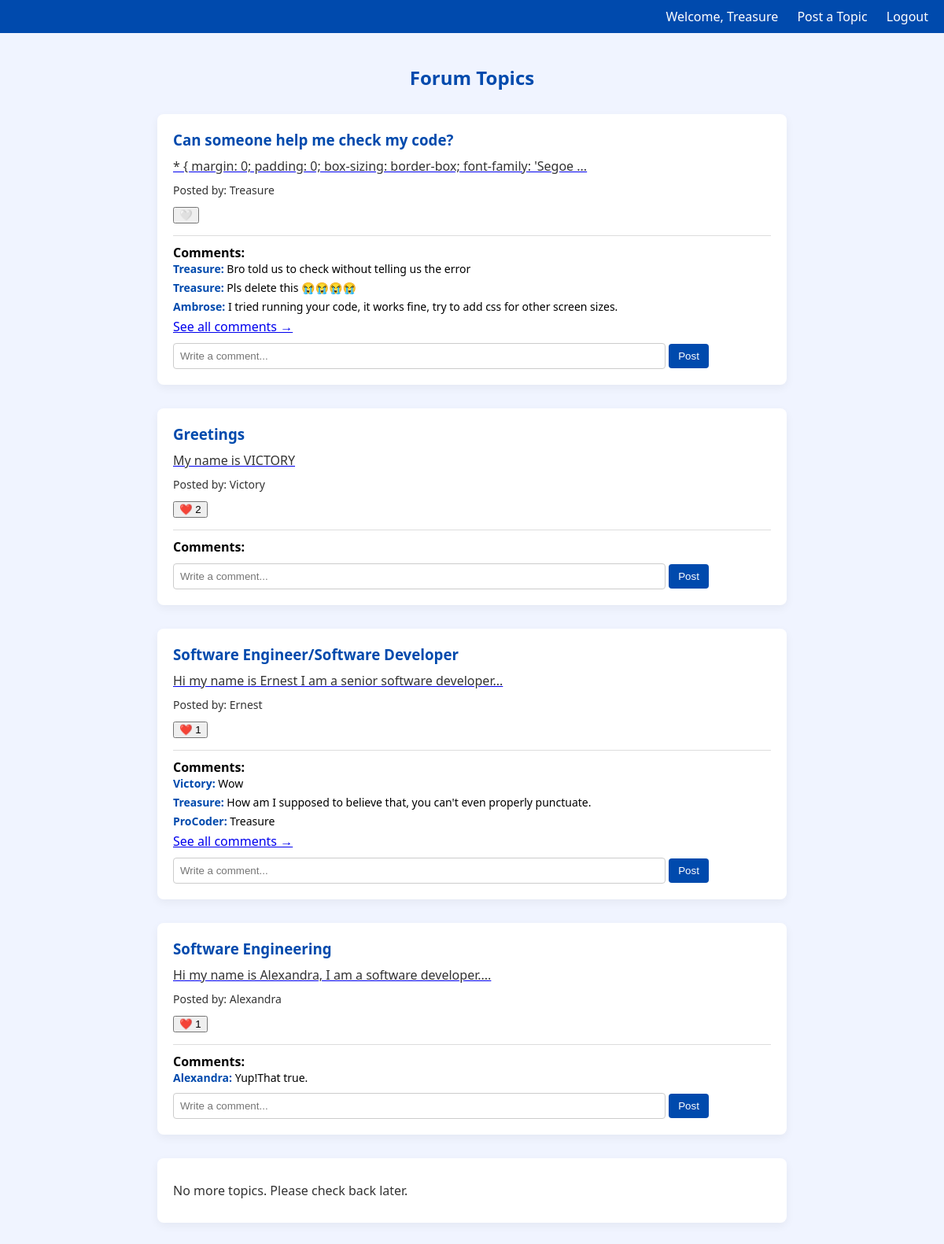
The page /home (signed in) on the database its author committed.
### tables this page shows
CREATE TABLE topics (
                        id INTEGER PRIMARY KEY AUTOINCREMENT,
                        username TEXT,
                        title TEXT,
                        content TEXT);

CREATE TABLE comments (
                        id INTEGER PRIMARY KEY AUTOINCREMENT,
                        topic_id INTEGER,
                        username TEXT,
                        comment TEXT,
                        FOREIGN KEY (topic_id) REFERENCES topics(id));

### app.py (the view)
@app.route('/home', methods=['GET'])
def home():
    conn = sqlite3.connect('forum.db')
    cursor = conn.cursor()
    cursor.execute('''
        SELECT topics.id, topics.username, topics.title, topics.content,
               COUNT(likes.id) AS like_count
        FROM topics
        LEFT JOIN likes ON topics.id = likes.topic_id
        GROUP BY topics.id
        ORDER BY topics.id DESC
    ''')
    topics_raw = cursor.fetchall()
    user_liked_topic_ids = set()
    topics = []
    for topic in topics_raw:
        topic_id, username, title, content, like_count = topic
        truncated_content = content[:100] + '...' if len(content) > 40 else content
        liked_by_user = topic_id in user_liked_topic_ids
        topics.append({
            'id': topic_id,
            'username': username,
            'title': title,
            'truncated_content': truncated_content,
            'full_content': content,
            'likes': like_count,
            'liked_by_user': liked_by_user
        })
    cursor.execute("SELECT topic_id, username, comment FROM comments")
    all_comments = cursor.fetchall()
    comments_dict = {}
    for topic_id, username, comment in all_comments:
        if topic_id not in comments_dict:
            comments_dict[topic_id] = []
        if len(comments_dict[topic_id]) < 3:
            comments_dict[topic_id].append((username, comment))
    if 'user_id' in session:
        cursor.execute("SELECT topic_id FROM likes WHERE user_id = ?", (session['user_id'],))
        user_liked_topic_ids = {row[0] for row in cursor.fetchall()}
    conn.close()
    return render_template('home.html', topics=topics, comments=comments_dict, user_liked_topic_ids=user_liked_topic_ids)

### templates/home.html (shortened to what this page needs)
<!DOCTYPE html>
<html lang="en">
<head>
</head>
<body>
  <div class="top-nav">
    <span>Welcome, {{ session['username'] }}</span>
    <a href="/post">Post a Topic</a>
    <a href="/logout">Logout</a>
  </div>
  <div class="container">
    <h2>Forum Topics</h2>
{% for topic in topics %}
  <div class="post">
    <h3>{{ topic.title }}</h3>
    <a href="/topic/{{ topic.id }}">
      <p>{{ topic.truncated_content }}</p>
    </a>
    <p class="username">Posted by: {{ topic.username }}</p>
      <button onclick="toggleLike('{{ topic.id }}')" id="like-btn-{{ topic.id }}">
        <span id="like-icon-{{ topic.id }}">
          {% if topic.likes > 0%}
            ❤️ {{ topic.likes }}
          {% else %}
            🤍
          {% endif %}
        </span>
      </button>
    <div class="comments">
      <strong>Comments:</strong>
      {% for comment in comments.get(topic.id, []) %}
        <div class="comment">
          <strong>{{ comment[0] }}:</strong> {{ comment[1] }}
        </div>
      {% endfor %}
      {% if comments.get(topic.id, [])|length >= 3 %}
        <a href="/topic/{{ topic.id }}">See all comments →</a>
      {% endif %}
      <form class="comment-form" action="/comment/{{ topic.id }}" method="POST">
        <input type="text" name="comment" placeholder="Write a comment..." required>
        <button type="submit">Post</button>
      </form>
    </div>
  </div>
{% endfor %}
    <div class="post">
      <p>No more topics. Please check back later.</p>
    </div>
  </div>
</body>
</html>

### templates/home.html (style rules this page uses)
body { font-family: 'Segoe UI', Tahoma, Geneva, Verdana, sans-serif; background-color: #f0f4ff; margin: 0; padding: 0; }
.container { max-width: 800px; margin: auto; padding: 20px; }
h2 { text-align: center; color: #004aad; margin-bottom: 30px; }
.post { background-color: white; padding: 20px; border-radius: 8px; margin-bottom: 30px; box-shadow: 0 4px 12px rgba(0,0,0,0.05); }
.post h3 { margin: 0; color: #004aad; }
.post p { margin: 10px 0; color: #333; }
.username { font-size: 14px; color: #555; }
.top-nav { background-color: #004aad; color: white; padding: 10px 20px; text-align: right; }
.top-nav a { color: white; margin-left: 20px; text-decoration: none; }
.comments { margin-top: 15px; border-top: 1px solid #ddd; padding-top: 10px; }
.comment { font-size: 14px; margin-bottom: 5px; }
.comment strong { color: #004aad; }
.comment-form { margin-top: 10px; }
.comment-form input[type="text"] { width: 80%; padding: 8px; border-radius: 4px; border: 1px solid #ccc; }
.comment-form button { padding: 8px 12px; background-color: #004aad; color: white; border: none; border-radius: 4px; cursor: pointer; }

### rows shown on the page
topics: title "Can someone help me check my code?", truncated_content "* { margin: 0; padding: 0; box-sizing: border-box; font-family: 'Segoe ...", username "Treasure"
comments: username "Treasure", comment "Bro told us to check without telling us the error"
comments: username "Treasure", comment "Pls delete this 😭😭😭😭"
comments: username "Ambrose", comment "I tried running your code, it works fine, try to add css for other screen sizes."
topics: title "Greetings", truncated_content "My name is VICTORY", username "Victory", likes "2"
topics: title "Software Engineer/Software Developer", truncated_content "Hi my name is Ernest I am a senior software developer...", username "Ernest", likes "1"
comments: username "Victory", comment "Wow"
comments: username "Treasure", comment "How am I supposed to believe that, you can't even properly punctuate."
comments: username "ProCoder", comment "Treasure"
topics: title "Software Engineering", truncated_content "Hi my name is Alexandra, I am a software developer....", username "Alexandra", likes "1"
comments: username "Alexandra", comment "Yup!That true."

### other values the page prints
{{ session['username'] }} "Treasure"
